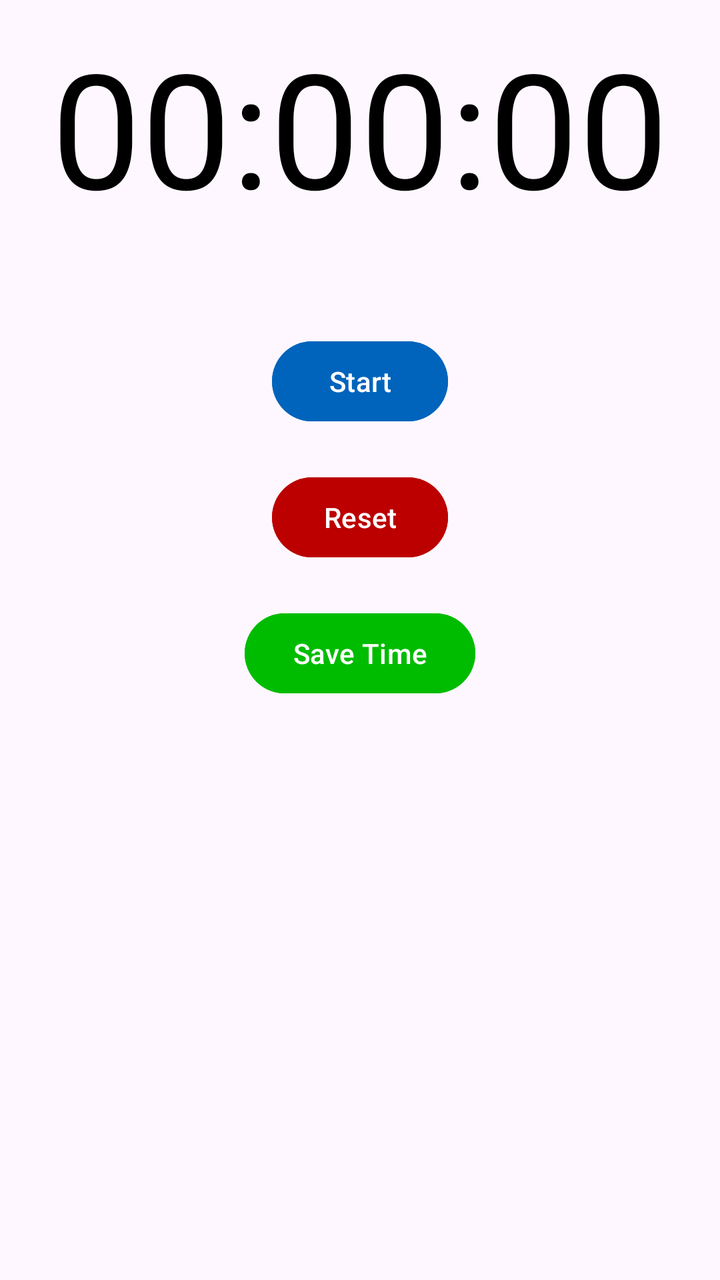
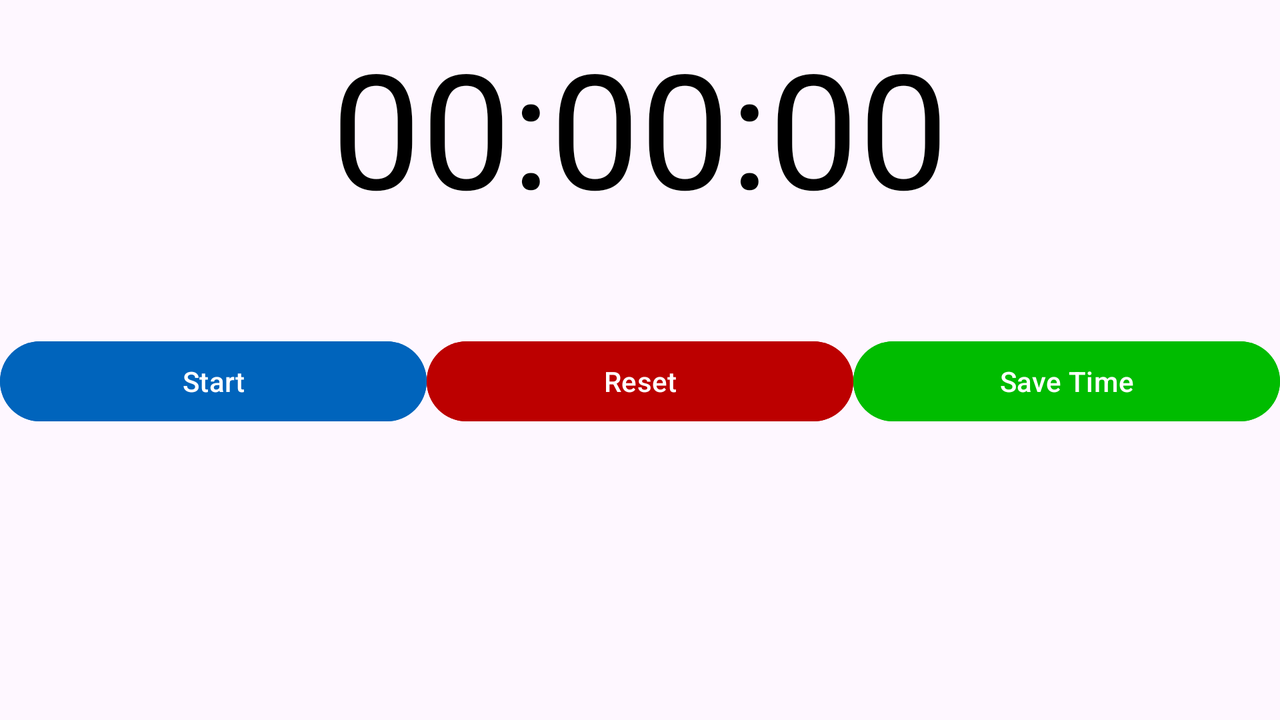

The same Android screen from two of the app's own layout files: first res/layout/ as a phone draws it, then the repository's variant for another configuration, drawn on a device whose configuration selects that folder. Both files follow.
<!-- AndroidManifest.xml: application theme Theme.RecordCounter -->
<!-- res/layout/fragment_stopwatch.xml -->
<?xml version="1.0" encoding="utf-8"?>
<androidx.constraintlayout.widget.ConstraintLayout xmlns:android="http://schemas.android.com/apk/res/android"
    xmlns:app="http://schemas.android.com/apk/res-auto"
    xmlns:tools="http://schemas.android.com/tools"
    android:layout_width="match_parent"
    android:layout_height="match_parent"
    tools:context=".ui.stopwatch.StopwatchFragment">

    <TextView
        android:id="@+id/timer"
        android:layout_width="match_parent"
        android:layout_height="wrap_content"
        android:padding="10dp"
        android:text="00:00:00"
        android:textColor="@color/black"
        android:textSize="80sp"
        android:textAlignment="center"
        app:layout_constraintTop_toTopOf="parent"
        app:layout_constraintStart_toStartOf="parent"
        app:layout_constraintEnd_toEndOf="parent" />

    
    <Button
        android:id="@+id/btnStartStop"
        android:layout_width="wrap_content"
        android:layout_height="wrap_content"
        android:layout_marginTop="40dp"
        android:text="Start"
        android:backgroundTint="#0064BC"
        app:layout_constraintTop_toBottomOf="@+id/timer"
        app:layout_constraintStart_toStartOf="parent"
        app:layout_constraintEnd_toEndOf="parent" />

    
    <Button
        android:id="@+id/btnReset"
        android:layout_width="wrap_content"
        android:layout_height="wrap_content"
        android:layout_marginTop="20dp"
        android:text="Reset"
        android:backgroundTint="#BC0000"
        app:layout_constraintTop_toBottomOf="@+id/btnStartStop"
        app:layout_constraintStart_toStartOf="parent"
        app:layout_constraintEnd_toEndOf="parent" />

    
    <Button
        android:id="@+id/btnSaveTime"
        android:layout_width="wrap_content"
        android:layout_height="wrap_content"
        android:layout_marginTop="20dp"
        android:text="Save Time"
        android:backgroundTint="#00BC00"
        app:layout_constraintTop_toBottomOf="@+id/btnReset"
        app:layout_constraintStart_toStartOf="parent"
        app:layout_constraintEnd_toEndOf="parent" />

</androidx.constraintlayout.widget.ConstraintLayout>
<!-- resources referenced by this layout -->
<resources>
  <style name="Theme.RecordCounter" parent="Base.Theme.RecordCounter" />
  <style name="Base.Theme.RecordCounter" parent="Theme.Material3.DayNight.NoActionBar">
          
          
      </style>
</resources>
<!-- res/layout-land/fragment_stopwatch.xml (the repository's variant of the layout above) -->
<!-- drawn on the phone turned sideways -->
<?xml version="1.0" encoding="utf-8"?>
<androidx.constraintlayout.widget.ConstraintLayout xmlns:android="http://schemas.android.com/apk/res/android"
    xmlns:app="http://schemas.android.com/apk/res-auto"
    xmlns:tools="http://schemas.android.com/tools"
    android:layout_width="match_parent"
    android:layout_height="match_parent"
    tools:context=".ui.stopwatch.StopwatchFragment"
    tools:ignore="MissingDefaultResource">

    <TextView
        android:id="@+id/timer"
        android:layout_width="match_parent"
        android:layout_height="wrap_content"
        android:padding="10dp"
        android:text="00:00:00"
        android:textColor="@color/black"
        android:textSize="80sp"
        android:textAlignment="center"
        app:layout_constraintTop_toTopOf="parent"
        app:layout_constraintStart_toStartOf="parent"
        app:layout_constraintEnd_toEndOf="parent" />

    
    <LinearLayout
        android:layout_width="match_parent"
        android:layout_height="wrap_content"
        android:orientation="horizontal"
        android:layout_marginTop="40dp"
        app:layout_constraintTop_toBottomOf="@+id/timer"
        app:layout_constraintStart_toStartOf="parent"
        app:layout_constraintEnd_toEndOf="parent">

        <Button
            android:id="@+id/btnStartStop"
            android:layout_width="0dp"
            android:layout_height="wrap_content"
            android:layout_weight="1"
            android:text="Start"
            android:backgroundTint="#0064BC" />

        <Button
            android:id="@+id/btnReset"
            android:layout_width="0dp"
            android:layout_height="wrap_content"
            android:layout_weight="1"
            android:text="Reset"
            android:backgroundTint="#BC0000" />

        <Button
            android:id="@+id/btnSaveTime"
            android:layout_width="0dp"
            android:layout_height="wrap_content"
            android:layout_weight="1"
            android:text="Save Time"
            android:backgroundTint="#00BC00" />

    </LinearLayout>
</androidx.constraintlayout.widget.ConstraintLayout>
